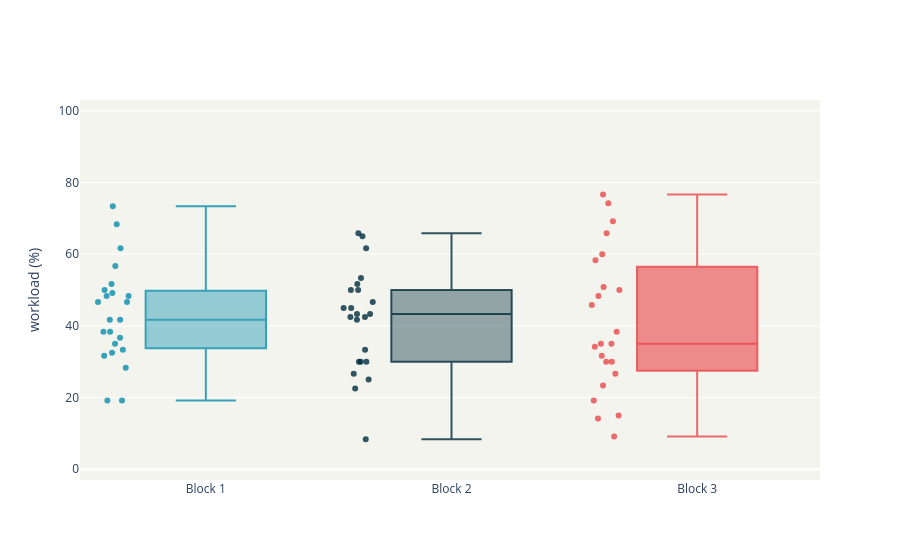

Notebook source saved alongside this figure:
### Code cell
# OVERALL WORKLOAD PER BLOCK

# Recompute workload from the six NASA-TLX dimensions for this standalone chart.
data = df_nasa_rtlx.iloc[:,1:8]
data['workload'] = data.iloc[:,-6:].sum(axis=1) / 6

# Split the derived workload values by study block.
b1 = data[data['Block'] == 1]
b2 = data[data['Block'] == 2]
b3 = data[data['Block'] == 3]
mean = data['workload'].mean()

# box plots
fig = go.Figure()
fig.add_trace(go.Box(
    y=b1['workload'],
    x=b1['Block'],
    name='Block 1',
    marker_color='rgba(54, 161, 185,1)',
    fillcolor='rgba(54, 161, 185,.5)'
))

fig.add_trace(go.Box(
    y=b2['workload'],
    x=b2['Block'],
    name='Block 2',
    marker_color='rgba(0, 44, 61,.8)',
    fillcolor = 'rgba(0, 44, 61,.4)'
))

fig.add_trace(go.Box(
    y=b3['workload'],
    x=b3['Block'],
    name='Block 3',
    marker_color='rgba(233, 71, 74,.8)',
    fillcolor = 'rgba(233, 71, 74,.6)'
))

# mean line
#fig.add_hline(y=mean, annotation_text="{:.2f}".format(mean) + ' (overall workload)', annotation_position="right", line_color='red', opacity=.5)

# layout and axes
fig.update_traces(boxpoints='all')
fig.update_yaxes(title="workload (%)", range=[-3, 103])
fig.update_xaxes(tickprefix='Block ')
fig.update_layout(showlegend = False, plot_bgcolor = 'rgba(239, 240, 231,.7)')

pio.write_image(fig, 'NASA_TLX_workload.pdf')
fig.show()

### Figure 1 — Plotly figure (JSON) as saved in the notebook; plotly's stock layout.template omitted (floating-point values rounded to 4 significant figures)
{"data": [{"boxpoints": "all", "fillcolor": "rgba(54, 161, 185,.5)", "marker": {"color": "rgba(54, 161, 185,1)"}, "name": "Block 1", "type": "box", "x": [1, 1, 1, 1, 1, 1, 1, 1, 1, 1, 1, 1, 1, 1, 1, 1, 1, 1, 1, 1, 1, 1, 1], "y": [46.67, 38.33, 73.33, 48.33, 33.33, 46.67, 38.33, 41.67, 51.67, 68.33, 41.67, 36.67, 50, 19.17, 35, 32.5, 49.17, 19.17, 61.67, 48.33, 28.33, 31.67, 56.67]}, {"boxpoints": "all", "fillcolor": "rgba(0, 44, 61,.4)", "marker": {"color": "rgba(0, 44, 61,.8)"}, "name": "Block 2", "type": "box", "x": [2, 2, 2, 2, 2, 2, 2, 2, 2, 2, 2, 2, 2, 2, 2, 2, 2, 2, 2, 2, 2, 2, 2], "y": [43.33, 42.5, 45, 46.67, 50, 45, 30, 41.67, 42.5, 65.83, 30, 22.5, 51.67, 8.333, 30, 33.33, 43.33, 25, 61.67, 65, 50, 26.67, 53.33]}, {"boxpoints": "all", "fillcolor": "rgba(233, 71, 74,.6)", "marker": {"color": "rgba(233, 71, 74,.8)"}, "name": "Block 3", "type": "box", "x": [3, 3, 3, 3, 3, 3, 3, 3, 3, 3, 3, 3, 3, 3, 3, 3, 3, 3, 3, 3, 3, 3, 3], "y": [30, 38.33, 58.33, 50.83, 45.83, 50, 14.17, 35, 35, 65.83, 69.17, 30, 34.17, 9.167, 23.33, 19.17, 48.33, 26.67, 60, 76.67, 31.67, 15, 74.17]}], "layout": {"plot_bgcolor": "rgba(239, 240, 231,.7)", "showlegend": false, "xaxis": {"tickprefix": "Block "}, "yaxis": {"range": [-3, 103], "title": {"text": "workload (%)"}}}}
